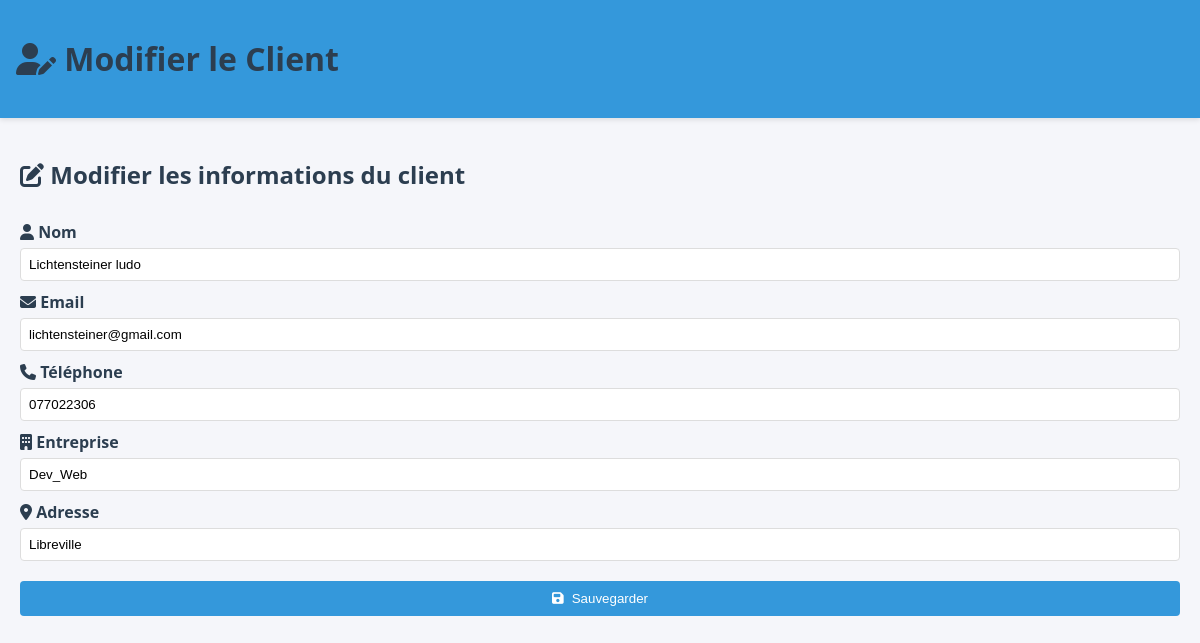
/edit_clients.php?id=13, run on the app's committed database.
### tables this page shows
CREATE TABLE IF NOT EXISTS `clients` (
  `id` int NOT NULL AUTO_INCREMENT,
  `nom` varchar(100) NOT NULL,
  `email` varchar(100) NOT NULL,
  `telephone` varchar(20) NOT NULL,
  `adresse` text NOT NULL,
  `entreprise` varchar(100) DEFAULT NULL,
  `created_at` timestamp NULL DEFAULT CURRENT_TIMESTAMP,
  `updated_at` timestamp NULL DEFAULT CURRENT_TIMESTAMP ON UPDATE CURRENT_TIMESTAMP,
  PRIMARY KEY (`id`)
);

### edit_clients.php (the view, shortened to what this page needs)
<?php
include './config/db.php';
if (isset($_GET['id'])) {
    $clientId = $_GET['id'];
    $sql = "SELECT * FROM clients WHERE id = ?";
    $stmt = $pdo->prepare($sql);
    $stmt->execute([$clientId]);
    $client = $stmt->fetch(PDO::FETCH_ASSOC);
} else {
    die("ID de client manquant.");
}
?>
<!DOCTYPE html>
<html lang="fr">
<head>
    <link rel="stylesheet" href="https://cdnjs.cloudflare.com/ajax/libs/font-awesome/6.4.0/css/all.min.css">
    <link rel="stylesheet" href="./asset/Client.css">
</head>
<body>
    <header>
        <h1><i class="fas fa-user-edit"></i> Modifier le Client</h1>
    </header>
    <div class="container">
        <div class="form-container">
            <h2><i class="fas fa-edit"></i> Modifier les informations du client</h2>
            <form method="POST" action="">
                <label for="name"><i class="fas fa-user"></i> Nom</label>
                <input type="text" name="name" value="<?= htmlspecialchars($client['nom']) ?>" required>
                <label for="email"><i class="fas fa-envelope"></i> Email</label>
                <input type="email" name="email" value="<?= htmlspecialchars($client['email']) ?>" required>
                <label for="phone"><i class="fas fa-phone"></i> Téléphone</label>
                <input type="tel" name="phone" value="<?= htmlspecialchars($client['telephone']) ?>" required>
                <label for="company"><i class="fas fa-building"></i> Entreprise</label>
                <input type="text" name="company" value="<?= htmlspecialchars($client['entreprise']) ?>" required>
                <label for="adresse"><i class="fas fa-map-marker-alt"></i> Adresse</label>
                <input type="text" name="adresse" value="<?= htmlspecialchars($client['adresse']) ?>" required>
                <button type="submit"><i class="fas fa-save"></i> Sauvegarder</button>
            </form>
        </div>
    </div>
</body>
</html>

### asset/CLient.css (style rules this page uses)
:root { --primary-color: #3498db; --secondary-color: #2c3e50; --success-color: #2ecc71; --danger-color: #e74c3c; --light-gray: #f5f6fa; --dark-gray: #34495e; }
body { font-family: 'Segoe UI', Tahoma, Geneva, Verdana, sans-serif; margin: 0; padding: 0; background-color: var(--light-gray); color: var(--secondary-color); }
.container { max-width: 1200px; margin: 0 auto; padding: 20px; }
header { background-color: var(--primary-color); color: white; padding: 1rem; box-shadow: 0 2px 5px rgba(0,0,0,0.1); }
h1, h2, h3 { color: var(--secondary-color); }
form { display: flex; flex-direction: column; }
label { margin-top: 10px; font-weight: bold; }
input, select, textarea { margin-top: 5px; padding: 8px; border: 1px solid #ddd; border-radius: 4px; }
button { margin-top: 20px; padding: 10px; background-color: var(--primary-color); color: white; border: none; border-radius: 4px; cursor: pointer; transition: background-color 0.3s; display: flex; align-items: center; justify-content: center; }
button i { margin-right: 0.5rem; }

### data on the page
clients: name "Lichtensteiner ludo", email "lichtensteiner@gmail.com", phone "077022306", company "Dev_Web", adresse "Libreville"
